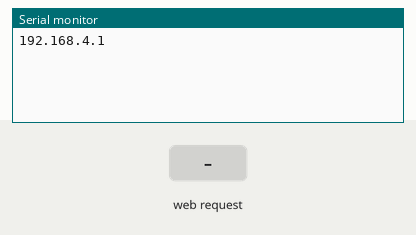
A sketch run on a simulated ESP8266 (NodeMCU). Parts: the last lines printed to the serial monitor. The inputs (shaded band) are chosen by the test bench. WiFi joins after 1.5 s; servers stay silent unless stated.

Above: at 1.2 s.
1.3 s: HTTP request GET /action_page received
At 4.2 s:
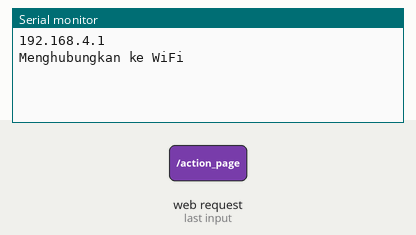
At 5.8 s:
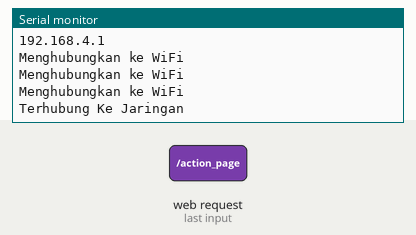

Measured:
- after the input at 1.3 s, the serial monitor: prints a new line after 2.5 s (image 1)

The sketch:

esp8266_dynamic_ssid.ino
```cpp
#include <ESP8266WiFi.h>
#include <WiFiClient.h>
#include <ESP8266WebServer.h>
#include "HTML.h"

//Konfigurasi WiFi
const char *ssid = "Dashboard-IoT";
const char *password = "";

String ssidNew = "", passNew;

ESP8266WebServer server(80); //Server pada port 80

void handleRoot() {
 server.send(200, "text/html", index_html); //Send web page
}

void handleForm() {
  ssidNew = server.arg("ssidNew");
  passNew = server.arg("passNew");

  server.send(200, "text/html", sukses_html); //Kirim web page
  delay(2000); //agar tidak langsung disconnect sehingga bisa menampilkan halaman informasi bahwa pengaturan telah disimpan

  WiFi.softAPdisconnect (true);

  WiFi.mode(WIFI_STA);
  WiFi.begin(ssidNew, passNew);     //Connect to your WiFi router
  // Wait for connection
  while (WiFi.status() != WL_CONNECTED) {
    delay(500);
    Serial.println("Menghubungkan ke WiFi");
  }

  Serial.println("Terhubung Ke Jaringan");
  delay(1000); //agar pesan terhubung ke jaringan bisa tampil
}

void setup() {
  Serial.begin(9600);
  //start Soft AP
  WiFi.softAP(ssid, password);
  String IP = WiFi.softAPIP().toString();

  Serial.println(IP);

  server.on("/", handleRoot);//Which routine to handle at root location
  server.on("/action_page", handleForm); //form action is handled here

  server.begin();//Start server
}

void loop() {
  if(ssidNew == ""){
    server.handleClient();
  } else {
    //BUAT KODE PROGRAM DISINI//
  }
}
```

HTML.h
```cpp
//halaman html
const char index_html[] PROGMEM = R"rawliteral(
<!DOCTYPE html>
<html>
<style>
input[type=text] {
  width: 100%;
  padding: 12px 20px;
  margin: 8px 0;
  display: inline-block;
  border: 1px solid #ccc;
  border-radius: 4px;
  box-sizing: border-box;
}

input[type=submit] {
  width: 100%;
  background-color: #4CAF50;
  color: white;
  padding: 14px 20px;
  margin: 8px 0;
  border: none;
  border-radius: 4px;
  cursor: pointer;
}

input[type=submit]:hover {
  background-color: #45a049;
}

div {
  border-radius: 5px;
  background-color: #f2f2f2;
  padding: 20px;
}
</style>
<body>

<h3>Pengaturan Alat | Nusabot</h3>

<div>
  <form action="/action_page">
    <label for="ssid">SSID</label>
    <input type="text" id="fname" name="ssidNew" placeholder="SSID WiFi Anda">

    <label for="pass">Password</label>
    <input type="text" id="pass" name="passNew" placeholder="Kosongkan jika tidak menggunakan password">

    <input type="submit" value="Simpan">
  </form>
</div>

</body>
</html>

)rawliteral";


const char sukses_html[] PROGMEM = R"rawliteral(
<!DOCTYPE html>
<html>
  <head>
    <style>
        div {
            position: fixed;
            top: 50%;
            left: 50%;
            margin-top: -100px;
            margin-left: -200px;
        }
    </style>
    <title>Selamat Datang | Nusabot</title>
  </head>
  <body>
    <div>
        <h1>Pengaturan Tersimpan</h1>
    <div>
  </body>
</html>

)rawliteral";
```
